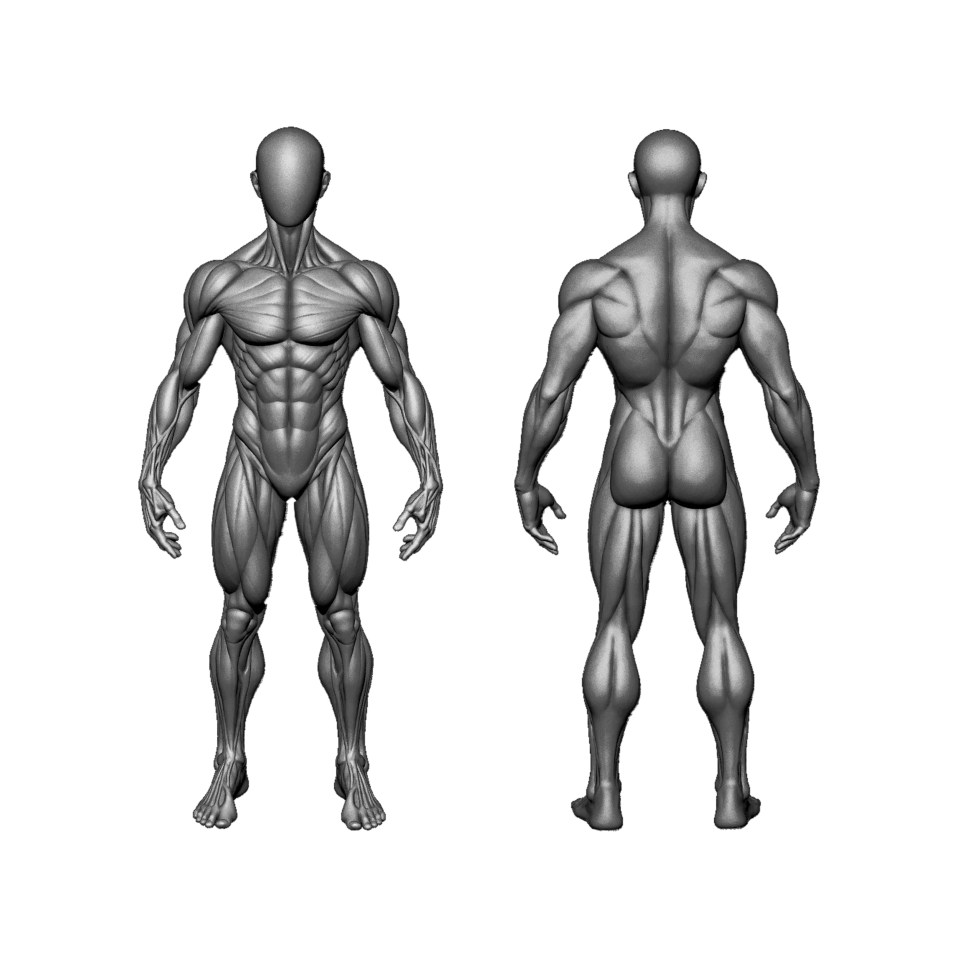
#> input picture kaynak/figur.webp, 1920 x 1920 px (shown at 1/2 size)
$ python bolgeler.py ../figur.webp ../figur.webp out.png
#> lines starting #> are read from the running program, lines starting #| are printed output that depends on the picture; after the words box and inside, x2 and y2 are one past the last pixel; in counts of white or black regions, pixels touching at a corner belong together
"""Yeni figür için tıklama bölgeleri: figürün siluetini 14 bölgeye ayırır, her bölgenin dış hattını
çokgene çevirir ve uygulamadaki `const Q={...};` biçiminde yazar.
Kullanım: python3 -I bolgeler.py figur.webp q.js onizleme.png
"""
import sys
import numpy as np
import cv2
from PIL import Image

A = np.asarray(Image.open(sys.argv[1]))[:, :, 3] > 128
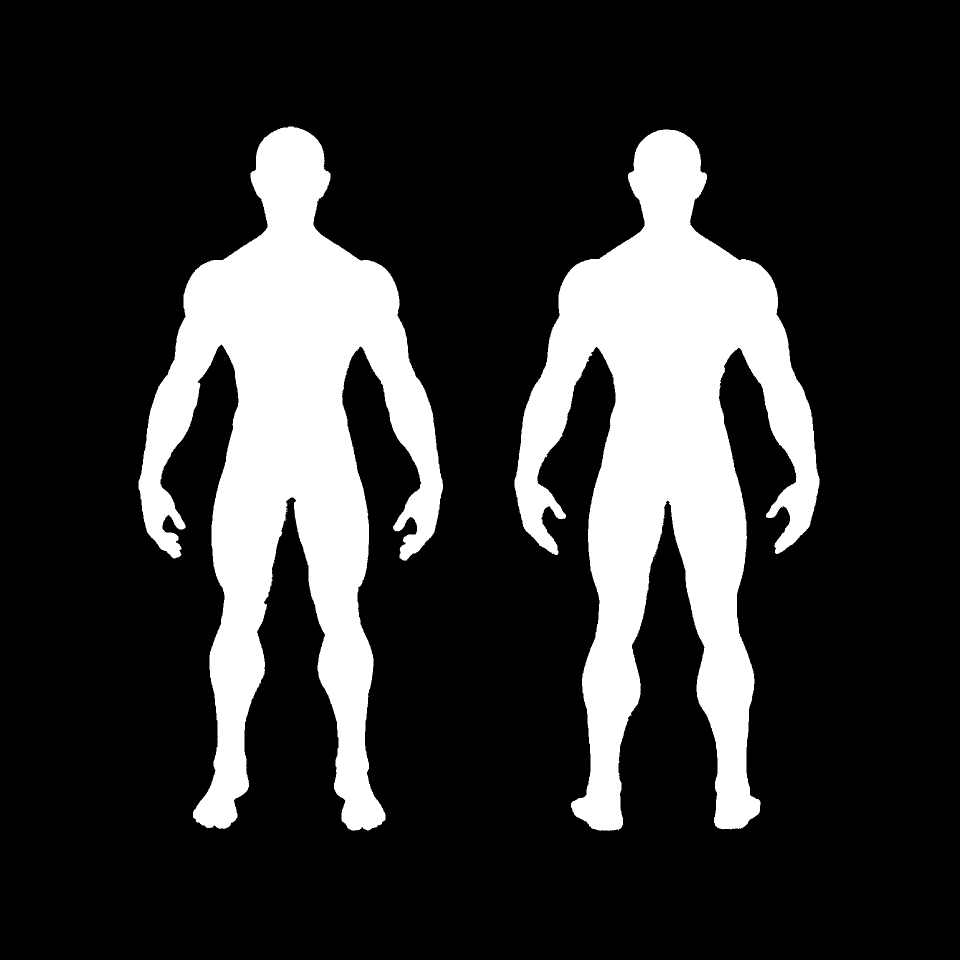
#> A: shape (1920, 1920) bool (shown at 1/2 size); 19.8% white; 4 white regions (2 under 20 px), largest, box (x1, y1, x2, y2) and area: (1029, 259, 1639, 1662) 370479, (277, 253, 886, 1661) 361066
H, W = A.shape
#> H = 1920; W = 1920
yy, xx = np.mgrid[0:H, 0:W]
lab = np.zeros((H, W), np.uint8)


def interp(y, pts):
    ys, xs = zip(*pts)
    return np.interp(y, ys, xs)


# kol/gövde sınırı (orta çizgiden uzaklık): köprücük → omuz kası önü → koltuk altı
ARM_ON = [(500, 150), (560, 176), (640, 160), (695, 142), (706, 140)]
ARM_ARKA = [(500, 150), (560, 185), (640, 165), (695, 142), (706, 142)]


def torso_half(view_mask, cx):
    """Her satırda orta çizgiyi içeren parçanın yarı genişliği (kollar ayrıldıktan sonra)."""
    hw = np.zeros(H)
    for y in range(H):
        row = view_mask[y]
        if not row[cx]:
            # bacak arası: orta piksel boş; en yakın iki parçanın dışını al
            continue
        l = cx
        while l > 0 and row[l - 1]:
            l -= 1
        r = cx
        while r < W - 1 and row[r + 1]:
            r += 1
        hw[y] = max(cx - l, r - cx)
    return hw


def label_view(x0, x1, cx, back):
#> called with x0 = 150, x1 = 960, cx = 581, back = False
    M = np.zeros_like(A)
    M[:, x0:x1] = A[:, x0:x1]
#> M: shape (1920, 1920) bool; 9.8% white; 2 white regions (1 under 20 px), largest, box (x1, y1, x2, y2) and area: (277, 253, 886, 1661) 361066
    dx = xx - cx
    adx = np.abs(dx)
    armline = interp(yy, ARM_ARKA if back else ARM_ON)
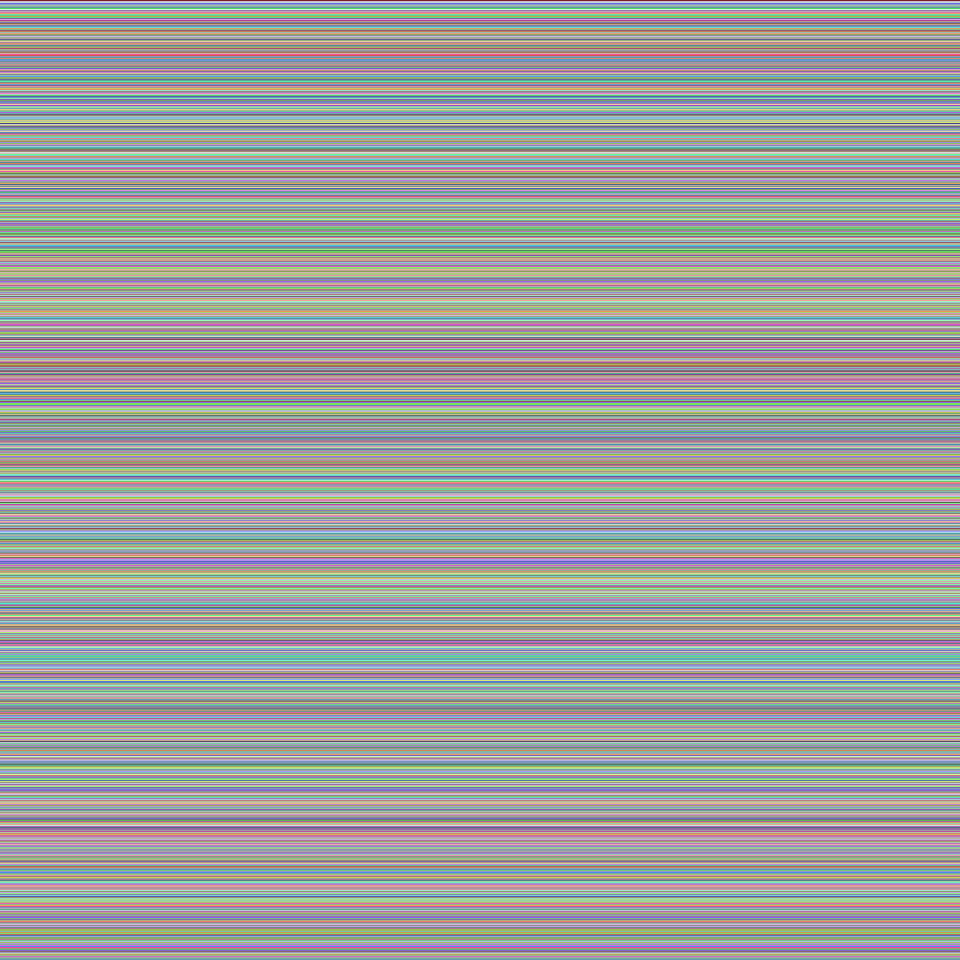
#> yy: shape (1920, 1920) int64 (shown at 1/2 size); 1920 distinct labels, from 0 to 1919; one colour per label, 0 black
    # kol: omuz bölgesinde sınır çizgisinin dışı; koltuk altından sonra gövdeden ayrı parça
    # koltuk altının altında: gövde-bacak bütünüyle bağlantısı olmayan parçalar koldur (el dahil)
    low = (M & (yy >= 706)).astype(np.uint8)
#> low: shape (1920, 1920); values 0 (black) and 1 (white), 6.7% white; 4 white regions (1 under 20 px), largest, box (x1, y1, x2, y2) and area: (386, 706, 771, 1661) 193180, (730, 706, 886, 1122) 27083, (277, 706, 431, 1117) 26291
    nlab, cc = cv2.connectedComponents(low, connectivity=8)
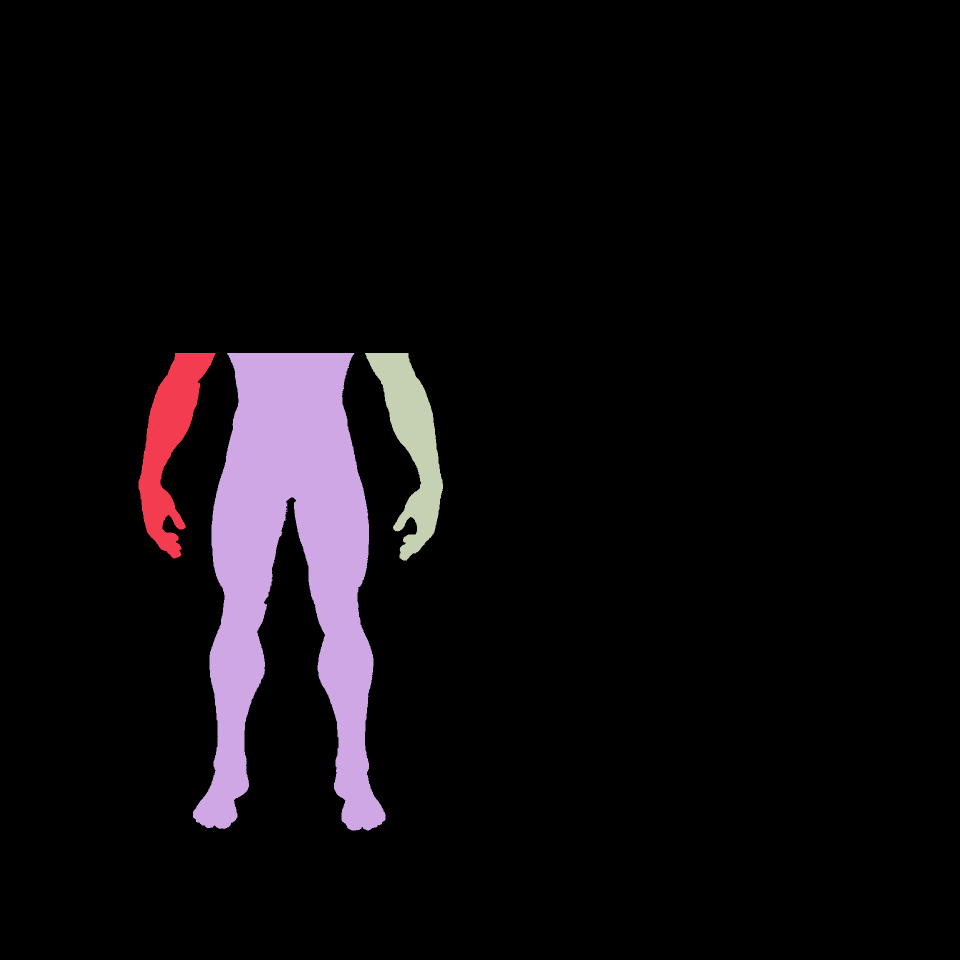
#> cc: shape (1920, 1920) int32 (shown at 1/2 size); 5 distinct labels, from 0 to 4; one colour per label, 0 black
#> nlab = 5
    trunk = cc == cc[900, cx]
#> trunk: shape (1920, 1920) bool; 5.2% white; 1 white region, box (x1, y1, x2, y2) and area: (386, 706, 771, 1661) 193180
    arm_low = (low > 0) & ~trunk
#> arm_low: shape (1920, 1920) bool; 1.4% white; 3 white regions (1 under 20 px), largest, box (x1, y1, x2, y2) and area: (730, 706, 886, 1122) 27083, (277, 706, 431, 1117) 26291
    arm = M & (yy >= 495) & (((yy < 706) & (adx > armline)) | arm_low)
#> arm: shape (1920, 1920) bool; 2% white; 3 white regions (1 under 20 px), largest, box (x1, y1, x2, y2) and area: (724, 522, 886, 1122) 36871, (277, 521, 439, 1117) 35524
    head_end = 450 if back else 448
    head = M & (yy < head_end) & ~arm
#> head: shape (1920, 1920) bool; 0.64% white; 1 white region, box (x1, y1, x2, y2) and area: (501, 253, 661, 448) 23503
    rest = M & ~arm & ~head
#> rest: shape (1920, 1920) bool; 7.2% white; 1 white region, box (x1, y1, x2, y2) and area: (386, 448, 771, 1661) 265168
    L = np.zeros((H, W), np.uint8)
    L[head] = 1
    # sol/sağ: önde astronotun solu ekranın sağında, arkada solunda
    left = (dx > 0) if not back else (dx < 0)
    L[arm & left] = 7
    L[arm & ~left] = 8
    if not back:
        clav = 505 + 0.08 * adx
        ing = 990 - 0.85 * adx                       # kasık çizgisi (V)
        L[rest & (yy < clav)] = 2                    # boyun
        chest = rest & (yy >= clav) & (yy < 680)
#> chest: shape (1920, 1920) bool; 1.5% white; 1 white region, box (x1, y1, x2, y2) and area: (405, 505, 758, 680) 55020
        L[chest & left] = 3
        L[chest & ~left] = 4
        L[rest & (yy >= 680) & (yy < 860)] = 5       # karın üst
        L[rest & (yy >= 860) & (yy < ing)] = 6       # karın alt
        leg = rest & (yy >= np.maximum(860, ing))
#> leg: shape (1920, 1920) bool; 3.8% white; 1 white region, box (x1, y1, x2, y2) and area: (386, 886, 771, 1661) 139794
    else:
        glute = 890 - 0.55 * adx                     # kalça üst çizgisi
        L[rest & (yy < 715)] = 11                    # sırt üst (boyun arkası dahil)
        kid = rest & (yy >= 715) & (yy < 800) & (adx > 20)
        L[kid & left] = 12
        L[kid & ~left] = 13
        L[rest & (yy >= 715) & (yy < glute) & ~kid] = 14
        leg = rest & (yy >= np.maximum(800, glute))
    L[leg & left] = 9
    L[leg & ~left] = 10
    return L


lab = np.maximum(label_view(150, 960, 581, False), label_view(960, 1780, 1333, True))
#> call 2 of label_view, with x0 = 960, x1 = 1780, cx = 1333, back = True
#> in label_view (call 2), `M[:, x0:x1] = A[:, x0:x1]`: M: shape (1920, 1920) bool; 10% white; 2 white regions (1 under 20 px), largest, box (x1, y1, x2, y2) and area: (1029, 259, 1639, 1662) 370479
#> in label_view (call 2), `low = (M & (yy >= 706)).astype(np.uint8)`: low: shape (1920, 1920); values 0 (black) and 1 (white), 6.9% white; 4 white regions (1 under 20 px), largest, box (x1, y1, x2, y2) and area: (1142, 706, 1521, 1662) 200650, (1485, 706, 1639, 1108) 26934, (1029, 706, 1185, 1110) 26616
#> in label_view (call 2), `nlab, cc = cv2.connectedComponents(low, connectivity=8)`: cc: shape (1920, 1920) int32; 5 distinct labels, from 0 to 4
#> in label_view (call 2), `trunk = cc == cc[900, cx]`: trunk: shape (1920, 1920) bool; 5.4% white; 1 white region, box (x1, y1, x2, y2) and area: (1142, 706, 1521, 1662) 200650
#> in label_view (call 2), `arm = M & (yy >= 495) & (((yy < 706) & (adx > armline)) | arm_low)`: arm: shape (1920, 1920) bool; 2% white; 3 white regions (1 under 20 px), largest, box (x1, y1, x2, y2) and area: (1476, 520, 1639, 1108) 37101, (1029, 521, 1191, 1110) 35676
#> in label_view (call 2), `head = M & (yy < head_end) & ~arm`: head: shape (1920, 1920) bool; 0.61% white; 1 white region, box (x1, y1, x2, y2) and area: (1256, 259, 1414, 450) 22606
#> in label_view (call 2), `rest = M & ~arm & ~head`: rest: shape (1920, 1920) bool; 7.5% white; 1 white region, box (x1, y1, x2, y2) and area: (1142, 450, 1521, 1662) 275096
#> in label_view (call 2), `kid = rest & (yy >= 715) & (yy < 800) & (adx > 20)`: kid: shape (1920, 1920) bool; 0.41% white; 2 white regions, box (x1, y1, x2, y2) and area: (1354, 715, 1458, 800) 7709, (1208, 715, 1313, 800) 7589
#> in label_view (call 2), `leg = rest & (yy >= np.maximum(800, glute))`:
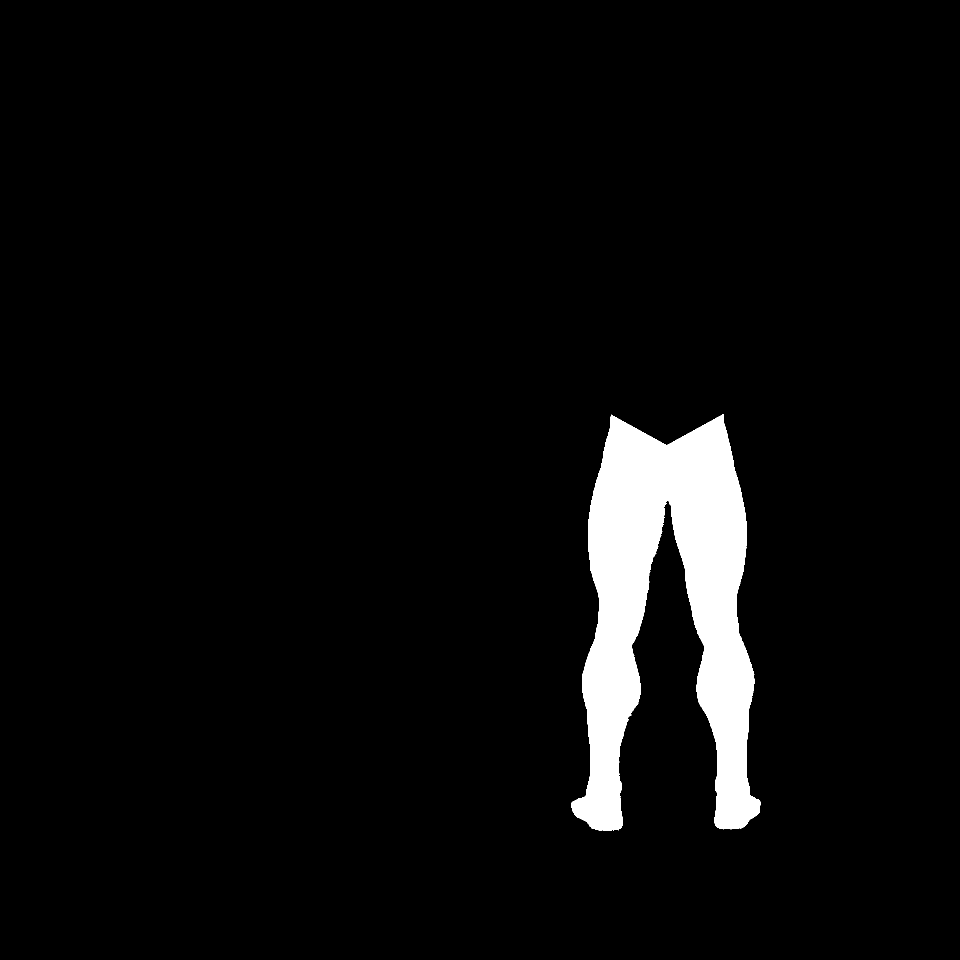
#> leg: shape (1920, 1920) bool (shown at 1/2 size); 4.5% white; 1 white region, box (x1, y1, x2, y2) and area: (1142, 828, 1521, 1662) 166456

K = cv2.getStructuringElement(cv2.MORPH_ELLIPSE, (9, 9))
Q = {}
for n in range(1, 15):
    m = (lab == n).astype(np.uint8)
    m = cv2.morphologyEx(m, cv2.MORPH_CLOSE, K)
    m = cv2.morphologyEx(m, cv2.MORPH_OPEN, cv2.getStructuringElement(cv2.MORPH_ELLIPSE, (5, 5)))
    m = cv2.dilate(m, cv2.getStructuringElement(cv2.MORPH_ELLIPSE, (5, 5)))  # kenarda tıklama payı
    cs, _ = cv2.findContours(m, cv2.RETR_EXTERNAL, cv2.CHAIN_APPROX_NONE)
    shapes = []
    for c in sorted(cs, key=lambda c: cv2.boundingRect(c)[0]):
        if cv2.contourArea(c) < 800:
            continue
        # parmak ayrıntısını düzelt: dışbükey olmayan küçük girintileri at
        c = cv2.approxPolyDP(c, 4, True)[:, 0, :]
        # ctr() köşe ortalaması kullandığı için köşeleri çevre boyunca eşit aralıkla yeniden örnekle
        seg = np.r_[c, c[:1]].astype(float)
        d = np.r_[0, np.cumsum(np.hypot(*np.diff(seg, axis=0).T))]
        step = 18
        t = np.arange(0, d[-1], step)
        px = np.interp(t, d, seg[:, 0]); py = np.interp(t, d, seg[:, 1])
        pts = np.c_[px, py]
        # düz kenarlarda gereksiz köşeleri azalt (ama dağılımı eşit tut)
        shapes.append(" ".join(f"{x:.0f},{y:.0f}" for x, y in pts))
    Q[n] = shapes

js = "const Q={\n" + ",\n".join(f'{n}:[' + ",".join(f'["p","{s}"]' for s in Q[n]) + "]" for n in range(1, 15)) + "};"
open(sys.argv[2], "w").write(js)
print({n: len(v) for n, v in Q.items()}, len(js), "bytes")

# önizleme: renkli bölgeler + nokta (ctr = köşe ortalaması)
pal = [(0, 0, 0), (230, 25, 75), (60, 180, 75), (255, 225, 25), (0, 130, 200), (245, 130, 48), (145, 30, 180),
       (70, 240, 240), (240, 50, 230), (210, 245, 60), (250, 190, 212), (0, 128, 128), (220, 190, 255), (170, 110, 40), (128, 0, 0)]
#> (the run stopped early here; a loop or call above may not have finished)
